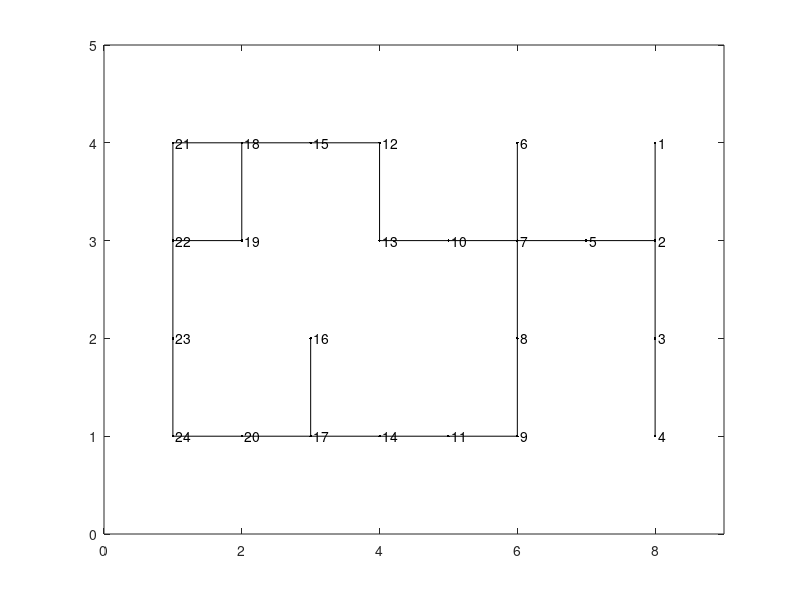

MATLAB code to generate this figure: (Note: this script raises an error after producing the figure.)
nodes = [1 8 4; 2 8 3; 3 8 2; 4 8 1; 5 7 3; 6 6 4; 7 6 3; 8 6 2; 9 6 1; 10 5 3; 11 5 1; 12 4 4; 13 4 3; 14 4 1; 15 3 4; 16 3 2; 17 3 1; 18 2 4; 19 2 3; 20 2 1; 21 1 4; 22 1 3; 23 1 2; 24 1 1];
segments = [1 1 2; 1 2 3; 1 2 5; 1 3 4; 1 5 7; 1 7 6; 1 7 8; 1 7 10; 1 8 9; 1 9 11; 1 10 13; 1 11 14; 1 12 13; 1 12 15; 1 14 17; 1 15 18; 1 16 17; 1 17 20; 1 18 19; 1 18 21; 1 19 22; 1 20 24; 1 21 22; 1 22 23; 1 23 24];
map = [21 18 15 12 0 6 0 1; 22 19 0 13 10 7 5 2; 23 0 16 0 0 8 0 3; 24 20 17 14 11 9 0 4];

figure; plot(nodes(:,2), nodes(:,3),'k.');
xlim([0 9]) 
ylim([0 5])

hold on;
for s = 1:25
    if (s <= 24) text(nodes(s,2),nodes(s,3),[' ' num2str(s)]); end
    plot(nodes(segments(s,2:3)',2),nodes(segments(s,2:3)',3),'k');
end
[d1, p1] = dijkstra(nodes, segments, 22,1)
[d2, p2] = dijkstra(nodes, segments, 22,1)

if d1 < d2
    path = p1
else
    path = p2
end

for n = 2:length(path)
    plot(nodes(path(n-1:n),2),nodes(path(n-1:n),3),'r-.','linewidth',2);
end